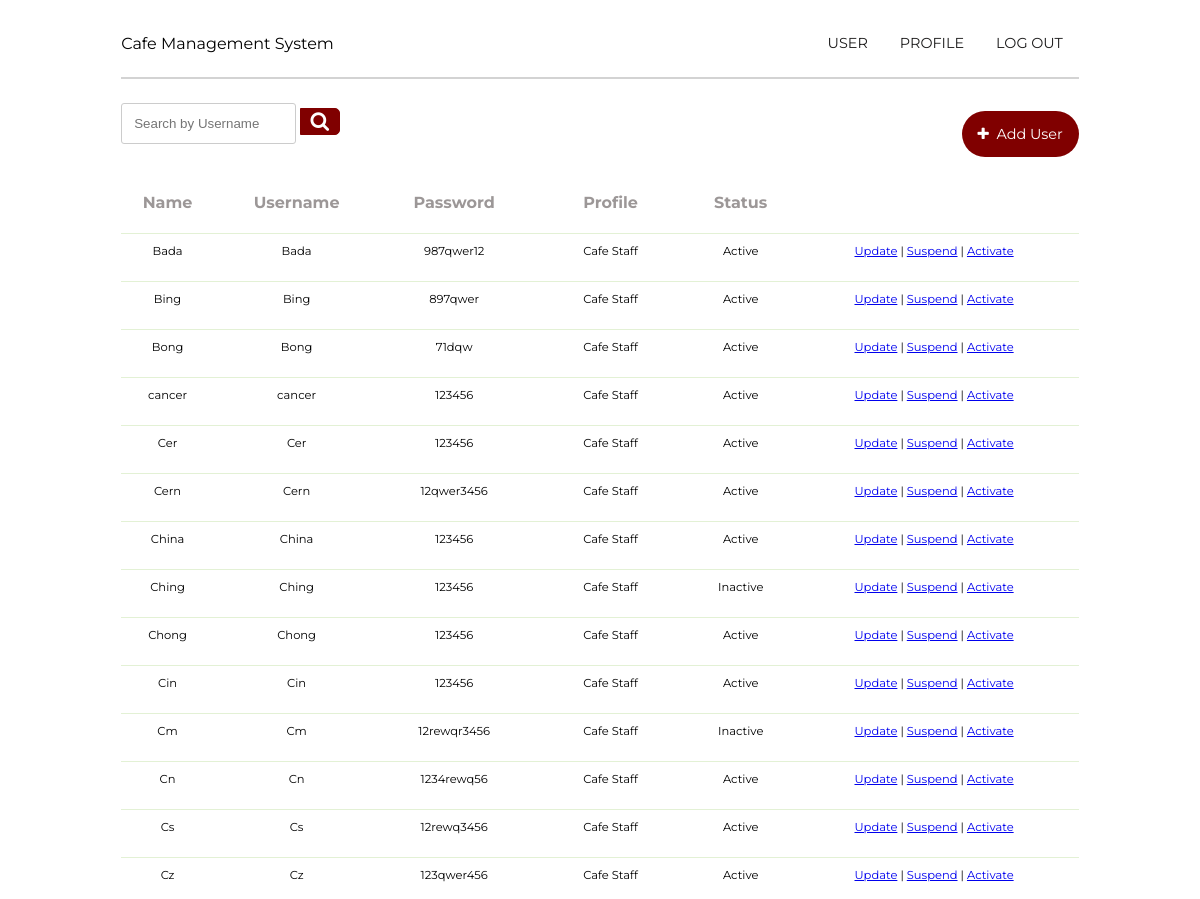
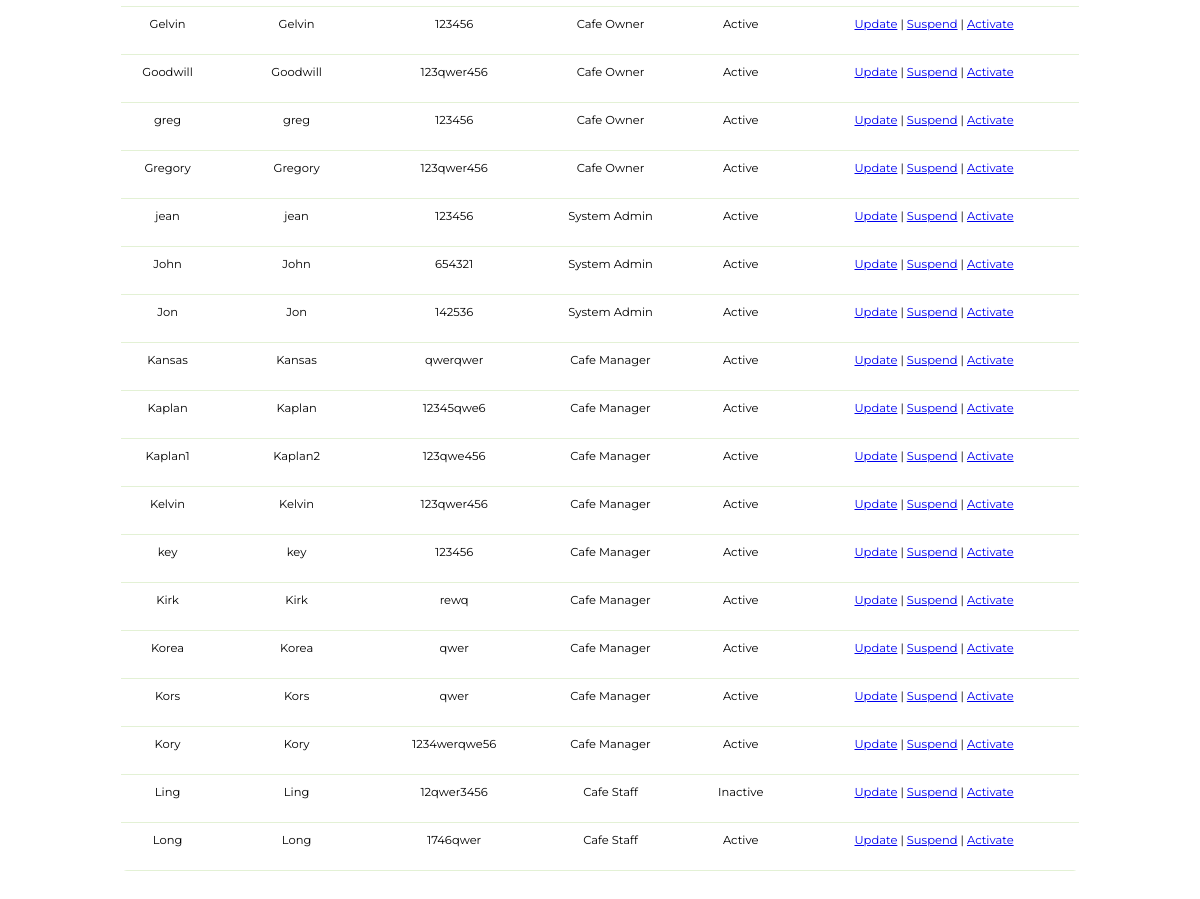
The page /Boundary/SystemAdmin/userAccount.php on the database its author committed (2 pictures, top to bottom).
### tables this page shows
CREATE TABLE `users` (
  `user_id` int(11) NOT NULL,
  `user_fullname` varchar(20) NOT NULL,
  `username` varchar(20) NOT NULL,
  `password` varchar(20) NOT NULL,
  `user_status` varchar(50) NOT NULL DEFAULT 'Active',
  `user_profile` varchar(100) NOT NULL DEFAULT 'System Admin'
);

### config.php (called while the page is built, shortened)
<?php
class DB {
  function __construct() {
      $this->conn = mysqli_connect(HOST, USER, PASS, DB);
  }
}
?>

### Entity/SystemAdmin/UserAccountEntity.php (called while the page is built, shortened)
<?php
include_once("../../config.php");
class UserAccount
{
    public function getUserAccount()
    {
        $conn = mysqli_connect(HOST, USER, PASS, DB);
        $query = "SELECT * FROM users ORDER BY username ASC";
        $result = mysqli_query($conn, $query);
        $userAccounts = array();
        if ($result) {
            while ($res = mysqli_fetch_array($result)) {
                $userAccount = array();
                $userAccount['user_id'] = $res['user_id'];
                $userAccount['user_fullname'] = $res['user_fullname'];
                $userAccount['username'] = $res['username'];
                $userAccount['password'] = $res['password'];
                $userAccount['user_status'] = $res['user_status'];
                $userAccount['user_profile'] = $res['user_profile'];
                $userAccounts[] = $userAccount;
            }
        }
        return $userAccounts;
    }
}

### Controller/SystemAdmin/getUserAccountCtl.php (called while the page is built)
<?php
include_once("../../Entity/SystemAdmin/UserAccountEntity.php");
class getUserAccountCtl
{
    public function getUserAccount()
    {
        $gua = new UserAccount();
        $results = $gua->getUserAccount();
        return $results;
    }
}

### Boundary/SystemAdmin/userAccount.php (the view, shortened to what this page needs)
<?php
include_once("../../Controller/SystemAdmin/getUserAccountCtl.php");
$userAccountCtl = new getUserAccountCtl();
$userAccount = $userAccountCtl->getUserAccount();
$searchCtl = new searchAccountCtl();
if (isset($_POST['search'])) {
    $search = $_POST['search'];
    if (!empty($search)) {
        $userAccount = $searchCtl->searchAccount($search);
    } else {
        $userAccount = $userAccountCtl->getUserAccount();
    }
} else {
    $userAccount = $userAccountCtl->getUserAccount();
}
?>
<!DOCTYPE html>
<html>
<head>
    <link rel="stylesheet" href="../../css/ua_style.css">
    <link rel="stylesheet" href="https://cdnjs.cloudflare.com/ajax/libs/font-awesome/4.7.0/css/font-awesome.min.css">
</head>
<body>
    <div class="white-box">
        <section>
            <div class="container1">
                <div class="logo">
                    <p>Cafe Management System </p>
                </div>
                <div class="topnav">
                    <a href="index.php">LOG OUT</a>
                    <a href="userProfile.php">PROFILE</a>
                    <a href="manageUser.php">USER</a>
                </div>
            </div>
        </section>
        <hr>
        <br>
        <br>
        <div class="container1" style="margin-top: -3%; margin-bottom: 3%; ">
            <div class="search">
                <form method="POST">
                    <div class="search-bar">
                        <input type="text" class="searchTerm" name="search" placeholder="Search by Username" style="height:100%; width:60%; margin-top: -5%;">
                        <button type="submit" class="searchButton" style="margin-top: -5%;">
                            <i class="fa fa-search"></i>
                        </button>
                    </div>
                </form>
            </div>
            <div class="topnav" style="margin-top: 1%;">
                <a1 onclick="location.href='addUserAccount.php';" style="margin-left: 5%;">
                    <i class="fa fa-plus" aria-hidden="true"></i>&nbsp;&nbsp;Add User
                </a1>
            </div>
        </div>
        <table id="userTable">
            <thead>
                <tr>
                    <table class="table table-condensed table-striped CMtable" id="profileTable" style="font-size: 11.5px; width:100%;">
                        <tr>
                            <th>Name</th>
                            <th>Username</th>
                            <th>Password</th>
                            <th>Profile</th>
                            <th>Status</th>
                        </tr>
                        <?php
                        foreach ($userAccount as $userAccount) {
                            echo "<tr>";
                            echo "<td>" . $userAccount['user_fullname'] . "</td>";
                            echo "<td>" . $userAccount['username'] . "</td>";
                            echo "<td>" . $userAccount['password'] . "</td>";
                            echo "<td>" . $userAccount['user_profile'] . "</td>";
                            echo "<td>" . $userAccount['user_status'] . "</td>";
                            echo "<td><a href=\"updateUserAccount.php?user_id={$userAccount['user_id']}&user_fullname={$userAccount['user_fullname']}&username={$userAccount['username']}&password={$userAccount['password']}&user_profile={$userAccount['user_profile']}\">Update</a> |
                             <a href=\"suspendUserAccount.php?user_id={$userAccount['user_id']}\" onClick=\"return confirm('Are you sure you want to suspend?')\">Suspend</a> |
                             <a href=\"activateUserAccount.php?user_id={$userAccount['user_id']}\" onClick=\"return confirm('Are you sure you want to activate?')\">Activate</a></td>";
                            echo "</tr>";
                        }
                        ?>
                    </table>
                </tr>
            </thead>
        </table>
        <br>
    </div>
</body>
</html>

### css/ua_style.css (style rules this page uses)
.topnav { overflow: hidden; }
.topnav a { float: right; color: #1e1d1d; text-align: center; padding: 14px 16px; text-decoration: none; font-size: 90%; font-family: 'Montserrat', sans-serif; }
.container1 { display: grid; align-items: center; grid-template-columns: 30ch auto; column-gap: 10%; padding-top: 1%; }
.white-box { background-color: white; color: black; padding-left: 5%; padding-right: 5%; padding-bottom: 5%; }
body { padding-top: 0%; padding-bottom:0%; padding-left: 5%; padding-right: 5%; background-image: url("Images/background.jpg"); overflow: auto; overflow-x: hidden; font-family: 'Montserrat', sans-serif; }
form { display: inline-block; }
table { border-collapse: separate; }
td, th { padding-left: 1.5%; padding-right: 1.5%; padding-bottom: 1.5%; }
input[type=text] { width: 200%; margin-bottom: 20px; padding: 12px; border: 1px solid #ccc; border-radius: 3px; }
hr { border: 1px solid lightgrey; }
.search { width: 100%; position: relative; display: flex; height: 36px; }
.searchTerm { width: 100%; border: 3px solid #800000; border-right: none; padding: 5px; height: 20px; border-radius: 5px 0 0 5px; outline: #800000; color: #800000; height: 25%; }
.searchButton { width: 40px; height: 100%; border: 1px solid #800000; background: #800000; text-align: center; color: #fff; border-radius: 0 5px 5px 0; cursor: pointer; font-size: 20px; }
table.CMtable { border-spacing: 1; border-collapse: collapse; background:rgb(255, 255, 255); border-radius:6px; overflow:hidden; width:100%; margin:0 auto; position:relative; }
table.CMtable td,th { padding-left:8px; text-align: center; vertical-align: middle; position: relative; }
table.CMtable th { height:20%; background-color: white; font-size:16px; text-align: center; color:#9c9797; }
table.CMtable tbody tr { height:48px; border-bottom:1px solid #E3F1D5 ; }
.topnav a1 { float: right; color: #ffffff; text-align: center; padding: 14px 16px; text-decoration: none; font-size: 90%; font-family: 'Montserrat', sans-serif; border-radius: 25px; background-color: #800000; }

### Boundary/SystemAdmin/userAccount.php (style rules this page uses)
body { background-image: url("../../Images/background.jpg"); }

### rows shown on the page
users: user_fullname "Bada", username "Bada", password "987qwer12", user_profile "Cafe Staff", user_status "Active"
users: user_fullname "Bing", username "Bing", password "897qwer", user_profile "Cafe Staff", user_status "Active"
users: user_fullname "Bong", username "Bong", password "71dqw", user_profile "Cafe Staff", user_status "Active"
users: user_fullname "cancer", username "cancer", password "123456", user_profile "Cafe Staff", user_status "Active"
users: user_fullname "Cer", username "Cer", password "123456", user_profile "Cafe Staff", user_status "Active"
users: user_fullname "Cern", username "Cern", password "12qwer3456", user_profile "Cafe Staff", user_status "Active"
users: user_fullname "China", username "China", password "123456", user_profile "Cafe Staff", user_status "Active"
users: user_fullname "Ching", username "Ching", password "123456", user_profile "Cafe Staff", user_status "Inactive"
users: user_fullname "Chong", username "Chong", password "123456", user_profile "Cafe Staff", user_status "Active"
users: user_fullname "Cin", username "Cin", password "123456", user_profile "Cafe Staff", user_status "Active"
users: user_fullname "Cm", username "Cm", password "12rewqr3456", user_profile "Cafe Staff", user_status "Inactive"
users: user_fullname "Cn", username "Cn", password "1234rewq56", user_profile "Cafe Staff", user_status "Active"
users: user_fullname "Cs", username "Cs", password "12rewq3456", user_profile "Cafe Staff", user_status "Active"
users: user_fullname "Cz", username "Cz", password "123qwer456", user_profile "Cafe Staff", user_status "Active"
users: user_fullname "Gelvin", username "Gelvin", password "123456", user_profile "Cafe Owner", user_status "Active"
users: user_fullname "Goodwill", username "Goodwill", password "123qwer456", user_profile "Cafe Owner", user_status "Active"
users: user_fullname "greg", username "greg", password "123456", user_profile "Cafe Owner", user_status "Active"
users: user_fullname "Gregory", username "Gregory", password "123qwer456", user_profile "Cafe Owner", user_status "Active"
users: user_fullname "jean", username "jean", password "123456", user_profile "System Admin", user_status "Active"
users: user_fullname "John", username "John", password "654321", user_profile "System Admin", user_status "Active"
users: user_fullname "Jon", username "Jon", password "142536", user_profile "System Admin", user_status "Active"
users: user_fullname "Kansas", username "Kansas", password "qwerqwer", user_profile "Cafe Manager", user_status "Active"
users: user_fullname "Kaplan", username "Kaplan", password "12345qwe6", user_profile "Cafe Manager", user_status "Active"
users: user_fullname "Kaplan1", username "Kaplan2", password "123qwe456", user_profile "Cafe Manager", user_status "Active"
users: user_fullname "Kelvin", username "Kelvin", password "123qwer456", user_profile "Cafe Manager", user_status "Active"
users: user_fullname "key", username "key", password "123456", user_profile "Cafe Manager", user_status "Active"
users: user_fullname "Kirk", username "Kirk", password "rewq", user_profile "Cafe Manager", user_status "Active"
users: user_fullname "Korea", username "Korea", password "qwer", user_profile "Cafe Manager", user_status "Active"
users: user_fullname "Kors", username "Kors", password "qwer", user_profile "Cafe Manager", user_status "Active"
users: user_fullname "Kory", username "Kory", password "1234werqwe56", user_profile "Cafe Manager", user_status "Active"
users: user_fullname "Ling", username "Ling", password "12qwer3456", user_profile "Cafe Staff", user_status "Inactive"
users: user_fullname "Long", username "Long", password "1746qwer", user_profile "Cafe Staff", user_status "Active"
